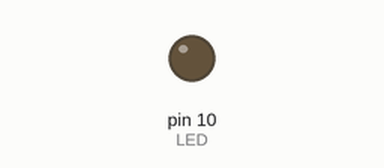
Recording of a sketch running on a simulated Arduino Uno, built with avr-gcc and run on an emulated ATmega328P. On the bench: output pins drawn as LEDs (lit = HIGH).

Above: at 0.9 s.
At 2.6 s:
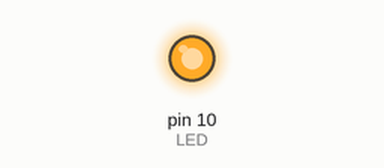
Timing chart, 0 to 6.6 s (numbered marks = the images above):
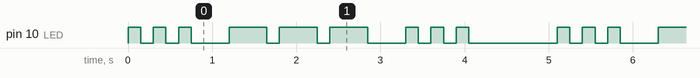

The sketch:

0010_SOS_v002_soln.ino
```cpp
int LED = 10;

int timeunit = 150;

void setup() {
  // put your setup code here, to run once:
  pinMode(LED, OUTPUT);
}

void loop() {
  // put your main code here, to run repeatedly:
  morse_S();
  morse_O();
  morse_S();
  word_delay();
}

void morse_S() {
  for (int i = 0; i< 3; i++) {
    dot();
  }
  char_delay();
}

void morse_O() {
  for (int i = 0; i< 3; i++) {
    dash();
  }
  char_delay();
}

void dot() {
  digitalWrite(LED, true);
  delay(timeunit);
  digitalWrite(LED, false);
  delay(timeunit);
}

void dash() {
  digitalWrite(LED, true);
  delay(3*timeunit);
  digitalWrite(LED, false);
  delay(timeunit);
}

void word_delay() {
  delay(4*timeunit);
}

void char_delay() {
  delay(2*timeunit);
}
```

Measured:
- by itself, pin 10 (LED): repeats every 5.1 s: 2 × (LOW 0.15 s, HIGH 0.15 s), LOW 0.45 s, 2 × (HIGH 0.45 s, LOW 0.15 s), HIGH 0.45 s, LOW 0.45 s, 2 × (HIGH 0.15 s, LOW 0.15 s), HIGH 0.15 s, LOW 1.1 s, HIGH 0.15 s
- by itself, everything shown: repeats every 5.1 s, in 18 steps
